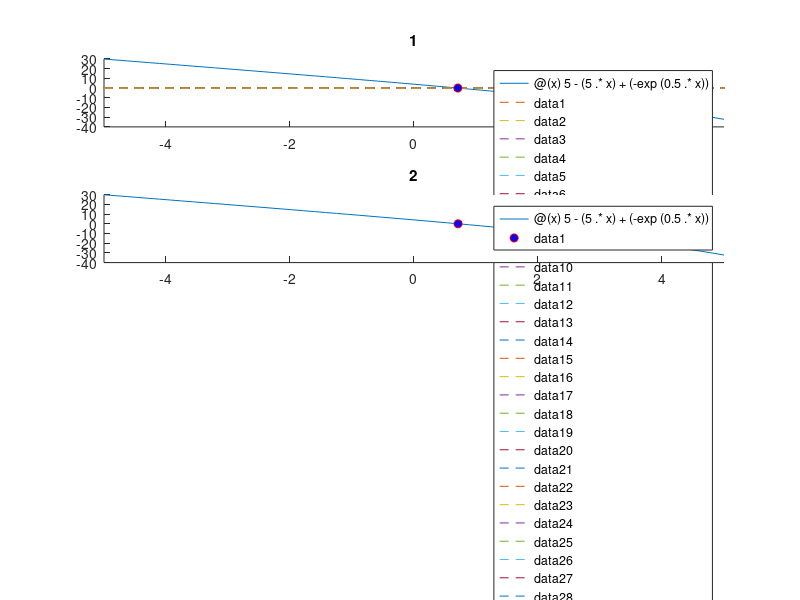

Source code (MATLAB): (Note: this script raises an error after producing the figure.)
clf;
%-------------------1-------------------%
f = @(x) 5-(5.*x)+(-exp(0.5.*x));
subplot(4,1,1);
hold on;
fplot(f);
title('1') 
plot(linspace(-10,10,100), zeros(100), '--');
x = 0.707071; 
plot(x, f(x), 'or', 'MarkerFaceColor', 'b'); 

%-------------------2-------------------%
es = 2;
xi = 0;
xu = 2;
xo = xi;
count = 0;
ea = 100;
while ea>es
    xm = (xi+xu)/2;
    %fprintf("%f, %f, %f\n", f(xi), f(xu), f(xm));
    if f(xu)*f(xm) > 0
        xu = xm;
    elseif f(xi)*f(xm) > 0
        xi = xm;
    end 
    ea = 100 * abs((xm-xo)/xm);
    count = count + 1;
    xo = xm;
    %fprintf("%f, %f, %f, %f, %f, %f, %f\n",xi, xu, xo, f(xi), f(xu), f(xo), ea)
end
subplot(4,1,2);
hold on;
title('2')
fplot(f)
plot(xm, f(xm), 'or', 'MarkerFaceColor', 'b');


%-------------------3-------------------%
xn = 1;
x_old = 100;
count = 0;
error = 2;
syms x;
f_div = matlabFunction(diff(f(x))); 
while abs(x_old-xn)/xn * 100 > error 
    x_old = xn;
    xn = xn - (f(xn))/(f_div(xn));
    count = count + 1;
end
subplot(4,1,3);
hold on;
title('3')
fplot(f); 
plot(xn, f(xn), 'or', 'MarkerFaceColor', 'b');


%-------------------4-------------------%
n = 20; 
iteration = 0; 
xl = -1; 
xu = 1; 
midpoint = (xl + xu)/2;
error_bisection = []; 
while iteration < n
    iteration = iteration + 1;
    previous = midpoint; 
    if f(xl) * f(midpoint) < 0
        xu = midpoint;
    elseif f(xu) * f(midpoint) < 0
        xl = midpoint;
    end
    midpoint = (xl + xu)/2;
    current = midpoint;
    error_bisection(iteration) = abs((current - previous)/current); % Add the error value to vector.
end

%Newton-Raphson
n = 20;
iteration = 0;
x0 = 1;
syms x;
f1 = matlabFunction(diff(f(x)));
x1 = f1(x0);
error_newton = [];
while iteration < n
    iteration = iteration + 1;
    x0 = x1;
    x1 = x0 - (f(x0)/f1(x0));
    error_newton(iteration) = abs((x1-x0)/x1);
end


figure('Name', 'Question 4');
title('Question 4')
hold on;
error_bisection(1) = []; 
error_newton(1) = [];
plot(linspace(1,n-1,n-1), error_bisection,'g-');
plot(linspace(1,n-1,n-1), error_newton,'c-');
legend('Bisection','Newton-Raphson');
xlabel('Iteration');
ylabel('Relative Errors');
